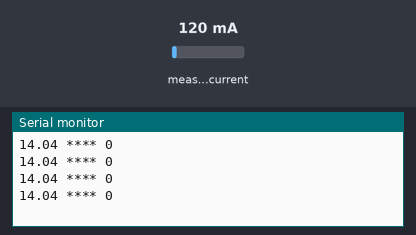
Bench run of a sketch on a simulated Arduino Uno, built with avr-gcc and run on an emulated ATmega328P. Parts: the last lines printed to the serial monitor. The inputs (shaded band) are chosen by the test bench; at power-on: measured current 120 mA.

Above: at 1.3 s.
1.4 s: measured current set to 40 mA
At 1.7 s:
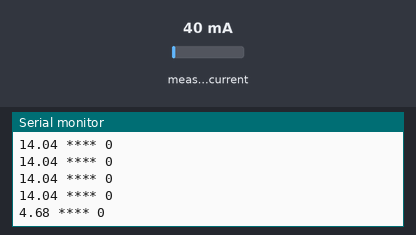
2.9 s: measured current set to 500 mA
At 3.19 s:
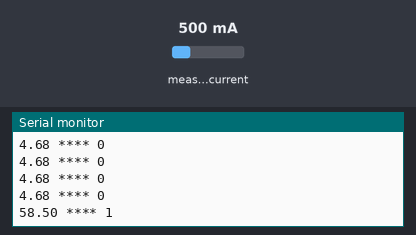
Timing chart, 0 to 5.9 s (numbered marks = the images above; inputs shaded):
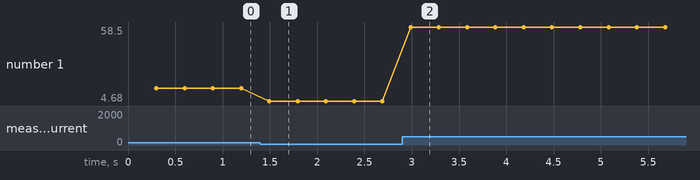

The sketch:

current_sensor_IRMS.ino
```cpp
#include "EmonLib.h"

#define RatioTC 2000
#define ResCarga 91
#define VoltajeLinea 117

EnergyMonitor emon1;
float effective_value; //effective current
int current_sensor_pin = A0;// A0=GPIO17 Analog input pin that sensor is attached to
int device_on_current_threshold = 17; //if the current value (milliamps) is greater than this amount then the device is on
bool deviceState = 0;        // current state of the switch
int lastDeviceState = 0;    // previous state of the switch

//para las notificaciones directas cada medio segundo
unsigned long previousMillis = 0;        // will store last time LED was updated
const long interval = 500;           // interval at which to blink (milliseconds)

void setup()
{
  Serial.begin(115200);

  // Indicamos dÃ³nde estÃ¡ conectado el sensor de corriente (pin analÃ³gico A0) y el factor de calibraciÃ³n.
  emon1.current(current_sensor_pin, RatioTC / ResCarga);
  //double Irms = emon1.calcIrms(2480);
}

void loop()
{
  currentMeter();

  Serial.print(effective_value);	       // Apparent power
  Serial.print(" **** ");
  Serial.println(deviceState);		       // Irms
}

void currentMeter()
{
    double Irms = emon1.calcIrms(2480);
    effective_value = Irms * VoltajeLinea;
      if(effective_value > device_on_current_threshold){
        deviceState = 1 ;
      }else{
        deviceState = 0 ;
      }

}
```

Measured:
- after the input at 1.4 s, the serial monitor: prints a new line after 0.09 s (image 1)
- after the input at 2.9 s, the serial monitor: prints a new line after 0.09 s (image 2)
- plotted number 1: 14.04 → 4.68 after the input at 1.4 s, 4.68 → 58.5 after the input at 2.9 s
